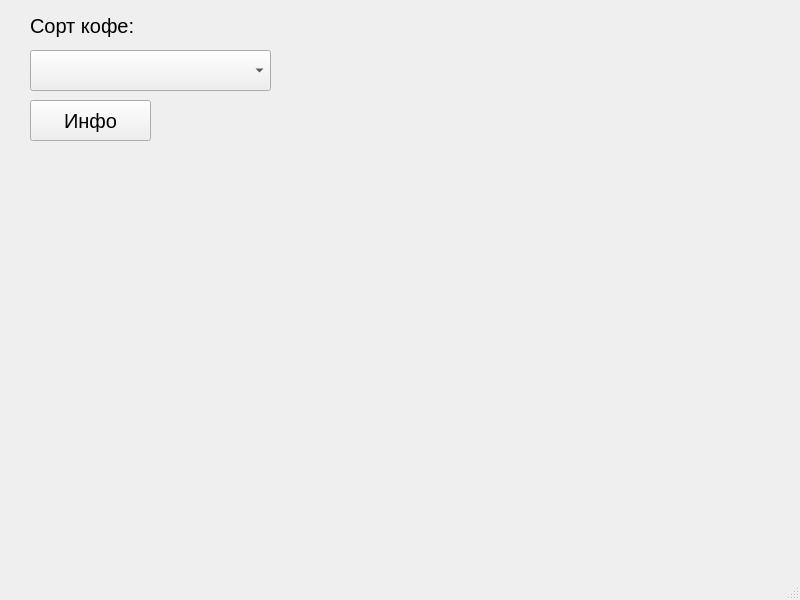
<?xml version="1.0" encoding="UTF-8"?>
<ui version="4.0">
 <class>MainWindow</class>
 <widget class="QMainWindow" name="MainWindow">
  <property name="geometry">
   <rect>
    <x>0</x>
    <y>0</y>
    <width>800</width>
    <height>600</height>
   </rect>
  </property>
  <property name="font">
   <font>
    <family>Tahoma</family>
    <pointsize>15</pointsize>
   </font>
  </property>
  <property name="windowTitle">
   <string>Кофе</string>
  </property>
  <widget class="QWidget" name="centralwidget">
   <widget class="QComboBox" name="sortbox">
    <property name="geometry">
     <rect>
      <x>30</x>
      <y>50</y>
      <width>241</width>
      <height>41</height>
     </rect>
    </property>
    <property name="font">
     <font>
      <family>Tahoma</family>
      <pointsize>15</pointsize>
     </font>
    </property>
    <property name="currentText">
     <string/>
    </property>
   </widget>
   <widget class="QLabel" name="label">
    <property name="geometry">
     <rect>
      <x>30</x>
      <y>10</y>
      <width>231</width>
      <height>31</height>
     </rect>
    </property>
    <property name="font">
     <font>
      <family>Tahoma</family>
      <pointsize>15</pointsize>
     </font>
    </property>
    <property name="text">
     <string>Сорт кофе:</string>
    </property>
   </widget>
   <widget class="QLabel" name="roast">
    <property name="geometry">
     <rect>
      <x>30</x>
      <y>200</y>
      <width>731</width>
      <height>41</height>
     </rect>
    </property>
    <property name="font">
     <font>
      <family>Tahoma</family>
      <pointsize>15</pointsize>
     </font>
    </property>
    <property name="text">
     <string/>
    </property>
   </widget>
   <widget class="QPushButton" name="info">
    <property name="geometry">
     <rect>
      <x>30</x>
      <y>100</y>
      <width>121</width>
      <height>41</height>
     </rect>
    </property>
    <property name="font">
     <font>
      <family>Tahoma</family>
      <pointsize>15</pointsize>
     </font>
    </property>
    <property name="text">
     <string>Инфо</string>
    </property>
   </widget>
   <widget class="QLabel" name="ground">
    <property name="geometry">
     <rect>
      <x>30</x>
      <y>250</y>
      <width>731</width>
      <height>41</height>
     </rect>
    </property>
    <property name="font">
     <font>
      <family>Tahoma</family>
      <pointsize>15</pointsize>
     </font>
    </property>
    <property name="text">
     <string/>
    </property>
   </widget>
   <widget class="QLabel" name="taste">
    <property name="geometry">
     <rect>
      <x>30</x>
      <y>300</y>
      <width>731</width>
      <height>41</height>
     </rect>
    </property>
    <property name="font">
     <font>
      <family>Tahoma</family>
      <pointsize>15</pointsize>
     </font>
    </property>
    <property name="text">
     <string/>
    </property>
   </widget>
   <widget class="QLabel" name="price">
    <property name="geometry">
     <rect>
      <x>30</x>
      <y>350</y>
      <width>731</width>
      <height>41</height>
     </rect>
    </property>
    <property name="font">
     <font>
      <family>Tahoma</family>
      <pointsize>15</pointsize>
     </font>
    </property>
    <property name="text">
     <string/>
    </property>
   </widget>
   <widget class="QLabel" name="volume">
    <property name="geometry">
     <rect>
      <x>30</x>
      <y>400</y>
      <width>731</width>
      <height>41</height>
     </rect>
    </property>
    <property name="font">
     <font>
      <family>Tahoma</family>
      <pointsize>15</pointsize>
     </font>
    </property>
    <property name="text">
     <string/>
    </property>
   </widget>
   <widget class="QLabel" name="id">
    <property name="geometry">
     <rect>
      <x>30</x>
      <y>150</y>
      <width>731</width>
      <height>41</height>
     </rect>
    </property>
    <property name="font">
     <font>
      <family>Tahoma</family>
      <pointsize>15</pointsize>
     </font>
    </property>
    <property name="text">
     <string/>
    </property>
   </widget>
  </widget>
  <widget class="QMenuBar" name="menubar">
   <property name="geometry">
    <rect>
     <x>0</x>
     <y>0</y>
     <width>800</width>
     <height>21</height>
    </rect>
   </property>
  </widget>
  <widget class="QStatusBar" name="statusbar"/>
 </widget>
 <resources/>
 <connections/>
</ui>
